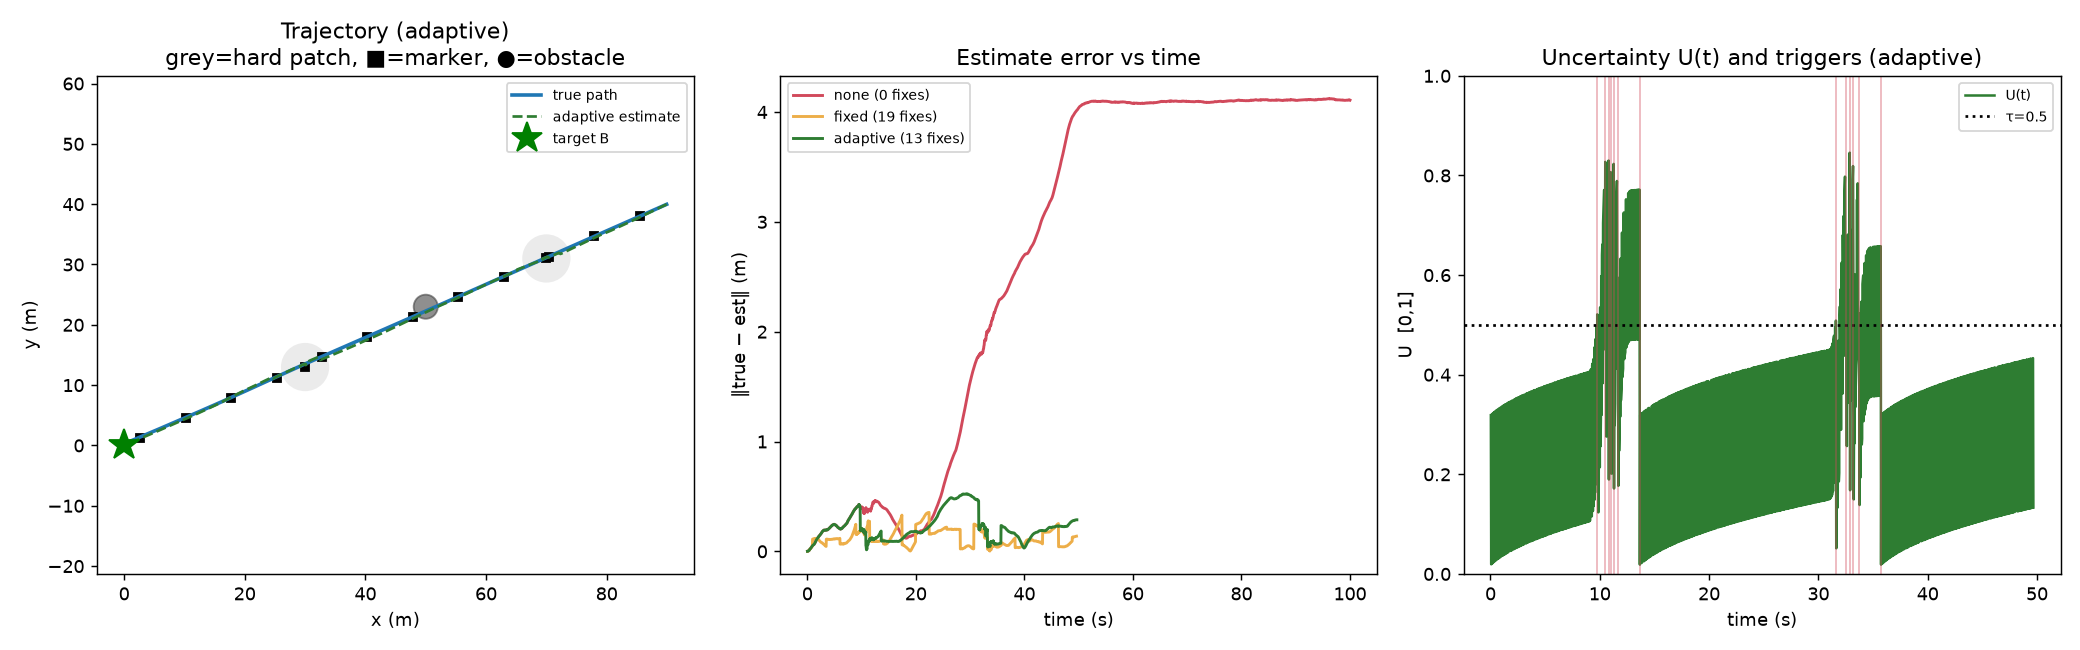

Here is the Python script that generated this plot:
"""
demo_week1.py
-------------
Rohan's day-one win: run the SAME flight under three correction policies and show
that the uncertainty-aware policy matches the accuracy of fixed-interval while using
far fewer corrections. This is a miniature of the Week-6 headline result, built from
your two modules (kinematic_sim + uncertainty_scheduler) before the team's VIO exists.

Run:  python3 demo_week1.py
Out:  demo_week1.png  (+ a printed summary table)
"""
import sys, os, math
import numpy as np
import matplotlib
matplotlib.use("Agg")                       # headless: just save a file
import matplotlib.pyplot as plt

sys.path.insert(0, os.path.dirname(__file__))
from harness.kinematic_sim import KinematicSim, SimConfig, World, Marker, Obstacle
from core.uncertainty_scheduler import UncertaintyScheduler, SchedulerConfig

TAU = 0.5                 # soft threshold used everywhere in this demo
REFRACTORY = 60


def dense_world():
    """A long, mostly-easy route with two SHORT hard bursts. Markers are spread along
    it (many correction CHANCES). A frugal scheduler should stay quiet through the long
    easy stretches and only spend fixes in/after the bursts, while fixed-interval keeps
    correcting the whole way."""
    start = (90.0, 40.0)
    markers = []
    for i, f in enumerate(np.linspace(0.05, 0.97, 12)):     # 12 markers along the route
        markers.append(Marker(i, start[0] * (1 - f), start[1] * (1 - f), radius=3.0))
    # guarantee a marker sits inside each hard burst so adaptive CAN fix there
    markers += [Marker(90, 70, 31, radius=4.0), Marker(91, 30, 13, radius=4.0)]
    return World(start=start, markers=markers,
                 obstacles=[Obstacle(50, 23, 2.0)],
                 hard_patches=[(70, 31, 4.0, 0.9), (30, 13, 4.0, 0.85)])


def run(policy, seed=2, fixed_period_s=2.5):
    """policy in {'none','fixed','adaptive'}. Returns a log dict."""
    # Bias-driven drift (the real VIO killer) + longer refractory so the adaptive
    # policy holds off during the long easy stretches and only spends fixes in/after
    # the hard patches.
    cfg = SimConfig(seed=seed, vel_noise_base=0.02, vel_noise_hard=0.35,
                    gyro_bias_walk=0.004, max_steps=3000)
    sim = KinematicSim(world=dense_world(), cfg=cfg)
    sch = UncertaintyScheduler(SchedulerConfig(
        tau=TAU, refractory_ticks=REFRACTORY,
        weights={"sigma_pos": 0.7, "feature_loss": 0.3,
                 "sigma_head": 0.0, "blur": 0.0, "imu_bias": 0.0}))
    log = dict(t=[], err=[], U=[], trig_t=[], true=[], est=[], corrections=0)
    last_fix_t = -1e9

    while not sim.arrived and sim.steps < cfg.max_steps:
        sim.step()
        cues = sim.cues()
        U, trig, why, _ = sch.compute(cues)

        want_fix = False
        if policy == "fixed":
            want_fix = (sim.t - last_fix_t) >= fixed_period_s
        elif policy == "adaptive":
            want_fix = trig

        if want_fix and sim.apply_fix():               # only succeeds if a marker is in view
            sch.reset_after_fix()
            last_fix_t = sim.t
            log["corrections"] += 1
            log["trig_t"].append(sim.t)

        log["t"].append(sim.t)
        log["err"].append(sim.error)
        log["U"].append(U)
        log["true"].append(sim.true.copy())
        log["est"].append(sim.est.copy())

    log["true"] = np.array(log["true"])
    log["est"] = np.array(log["est"])
    log["final_err"] = log["err"][-1]
    log["peak_err"] = max(log["err"])
    log["mean_err"] = float(np.mean(log["err"]))
    log["target_miss"] = float(np.linalg.norm(sim.true))   # how far from B we ACTUALLY ended
    return sim, log


def main():
    results = {p: run(p) for p in ("none", "fixed", "adaptive")}

    # ---- summary table ----
    print(f"\n{'policy':<10}{'corrections':>12}{'target_miss(m)':>16}"
          f"{'peak_err(m)':>13}{'mean_err(m)':>13}")
    print("-" * 64)
    for p, (_, log) in results.items():
        print(f"{p:<10}{log['corrections']:>12}{log['target_miss']:>16.2f}"
              f"{log['peak_err']:>13.2f}{log['mean_err']:>13.2f}")
    print("\ntarget_miss = how far from B the drone ACTUALLY ended up (the mission error).")
    print("The story: 'none' misses B because it homes on a drifting estimate; 'adaptive'")
    print("matches 'fixed' accuracy with fewer corrections = the frugality win.")

    # ---- figure ----
    fig, ax = plt.subplots(1, 3, figsize=(16, 5))
    colors = {"none": "#d1495b", "fixed": "#edae49", "adaptive": "#2e7d32"}

    # panel 1: trajectories (adaptive vs ground truth) + world
    sim, log = results["adaptive"]
    w = sim.world
    for (hx, hy, hr, _) in w.hard_patches:
        ax[0].add_patch(plt.Circle((hx, hy), hr, color="#b0b0b0", alpha=0.25, lw=0))
    for m in w.markers:
        ax[0].plot(m.x, m.y, "ks", ms=4)
    for ob in w.obstacles:
        ax[0].add_patch(plt.Circle((ob.x, ob.y), ob.radius, color="#444", alpha=0.6))
    ax[0].plot(log["true"][:, 0], log["true"][:, 1], "-", color="#1f77b4", lw=2, label="true path")
    ax[0].plot(log["est"][:, 0], log["est"][:, 1], "--", color=colors["adaptive"], lw=1.5, label="adaptive estimate")
    ax[0].plot(0, 0, "g*", ms=18, label="target B")
    ax[0].set_title("Trajectory (adaptive)\ngrey=hard patch, ■=marker, ●=obstacle")
    ax[0].set_xlabel("x (m)"); ax[0].set_ylabel("y (m)"); ax[0].legend(fontsize=8); ax[0].axis("equal")

    # panel 2: estimate error over time, all three policies
    for p, (_, lg) in results.items():
        ax[1].plot(lg["t"], lg["err"], color=colors[p], lw=1.6,
                   label=f"{p} ({lg['corrections']} fixes)")
    ax[1].set_title("Estimate error vs time"); ax[1].set_xlabel("time (s)")
    ax[1].set_ylabel("‖true − est‖ (m)"); ax[1].legend(fontsize=8)

    # panel 3: U(t) with the adaptive trigger points and the threshold
    _, lg = results["adaptive"]
    ax[2].plot(lg["t"], lg["U"], color=colors["adaptive"], lw=1.4, label="U(t)")
    ax[2].axhline(TAU, ls=":", color="k", label=f"τ={TAU}")
    for tt in lg["trig_t"]:
        ax[2].axvline(tt, color="#d1495b", alpha=0.4, lw=1)
    ax[2].set_title("Uncertainty U(t) and triggers (adaptive)")
    ax[2].set_xlabel("time (s)"); ax[2].set_ylabel("U  [0,1]"); ax[2].set_ylim(0, 1)
    ax[2].legend(fontsize=8)

    fig.tight_layout()
    out = os.path.join(os.path.dirname(__file__), "demo_week1.png")
    fig.savefig(out, dpi=130)
    print(f"\nFigure written to {out}")


if __name__ == "__main__":
    main()
